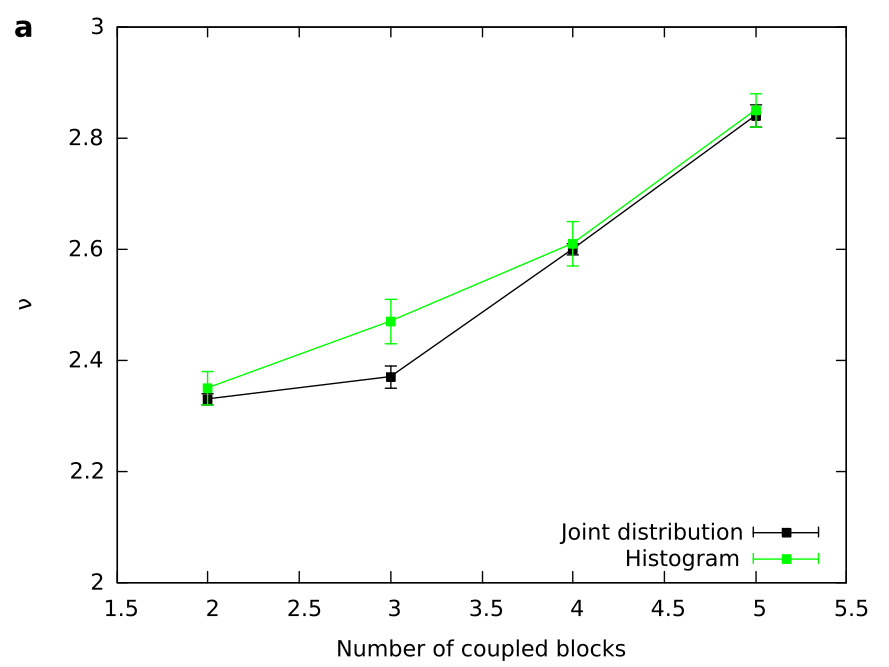

gnuplot code for this plot:
set terminal qt persist
set termoption font ",12"
set xlabel "Number of coupled blocks"
set ylabel "{/Symbol n}"
set xrange [1.5:5.5]
set yrange [2:3]
set key bottom right
set label at graph -0.14,1 "{/:Bold a}" font ",16"
plot "chaos.dat" u 1:2:3 w yerr pt 5 lc "black" t "Joint distribution"
replot "chaos.dat" u 1:2 w l lc "black" notitle
replot "chaos.dat" u 1:6:7 w yerr pt 5 lc "green" t "Histogram"
replot "chaos.dat" u 1:6 w l lc "green" notitle
